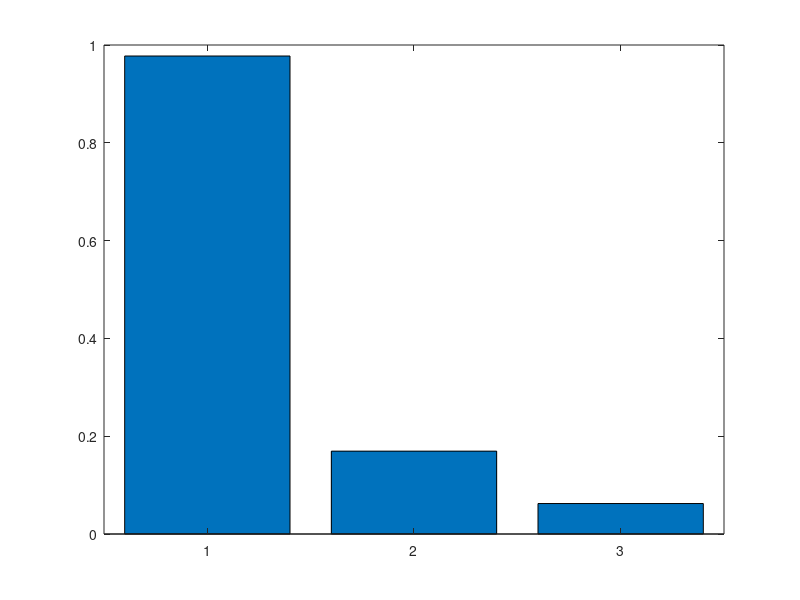
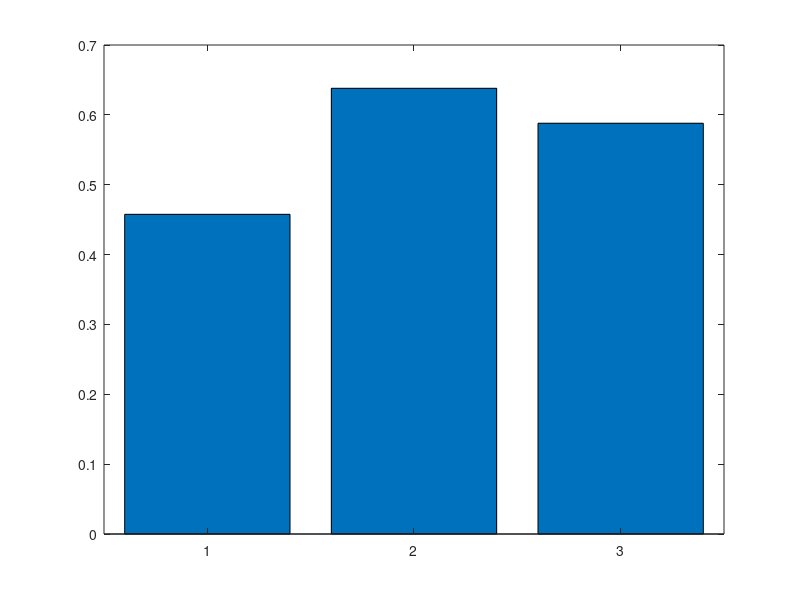
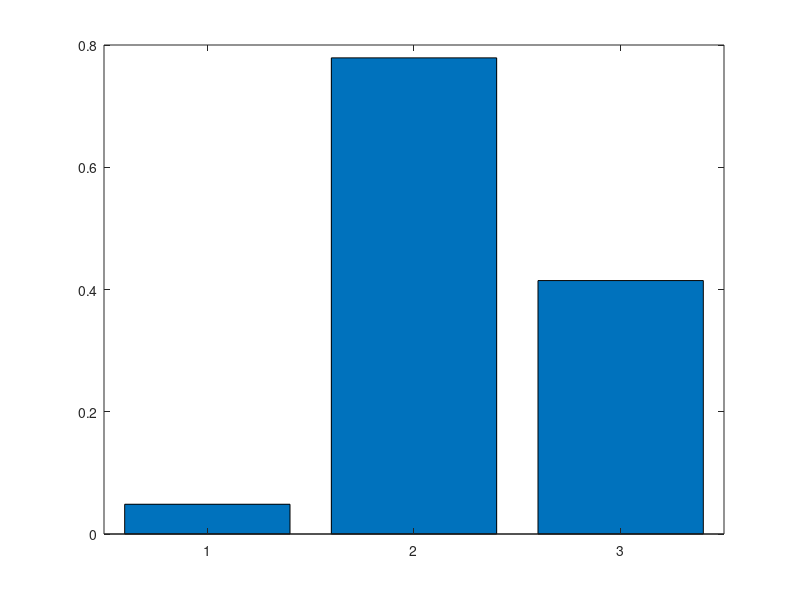
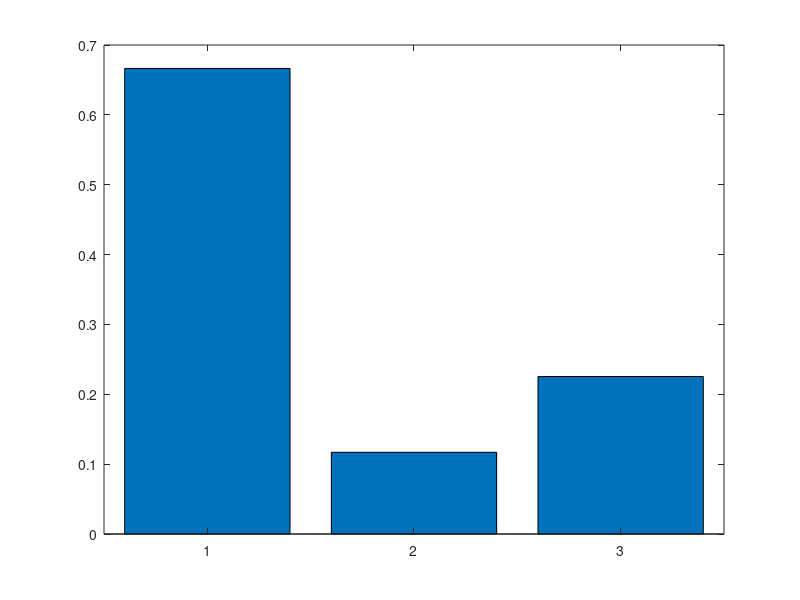

These charts were generated, in order, by the following MATLAB code:
clear;clc;
for i=1:30
a=[rand,rand,rand];
bar([1 2 3],a);
saveas(gcf,sprintf('E:/Software/PHPnow-1.5.6/htdocs/platformAir/pythonOutput/1/my_plot'),'png');
a=[rand,rand,rand];
bar([1 2 3],a);
saveas(gcf,sprintf('E:/Software/PHPnow-1.5.6/htdocs/platformAir/pythonOutput/1/my_plot2'),'png');
a=[rand,rand,rand];
bar([1 2 3],a);
saveas(gcf,sprintf('E:/Software/PHPnow-1.5.6/htdocs/platformAir/pythonOutput/1/my_plot3'),'png');
end